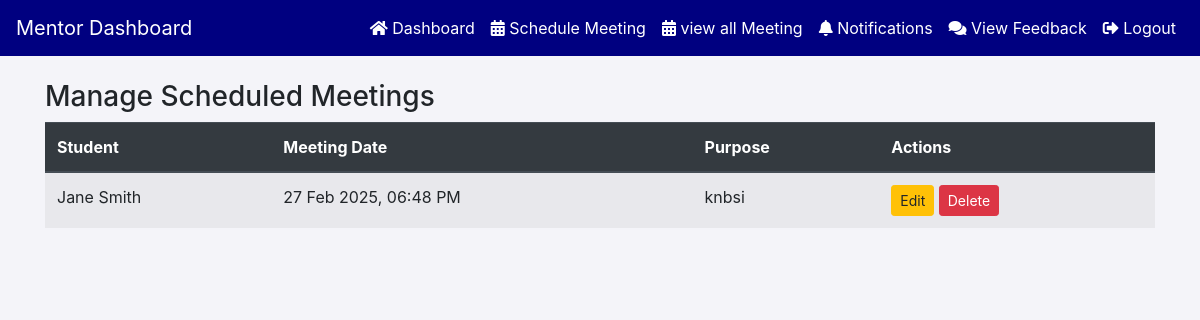
The app's page /view_meetings.php (signed in) with its own data.
### tables this page shows
CREATE TABLE `meetings` (
  `meeting_id` int(11) NOT NULL,
  `mentor_id` int(11) NOT NULL,
  `student_id` int(11) NOT NULL,
  `meeting_date` datetime NOT NULL,
  `meeting_purpose` text DEFAULT NULL,
  `notification_status` tinyint(1) DEFAULT 0
);

CREATE TABLE `students` (
  `student_id` int(11) NOT NULL,
  `user_id` int(11) NOT NULL,
  `name` varchar(100) NOT NULL,
  `date_of_birth` date DEFAULT NULL,
  `gender` enum('male','female','other') DEFAULT NULL,
  `course` varchar(100) DEFAULT NULL,
  `contact_number` varchar(15) DEFAULT NULL,
  `mentor_id` int(11) DEFAULT NULL,
  `academic_performance` text DEFAULT NULL,
  `last_submitted` timestamp NULL DEFAULT NULL
);

### view_meetings.php (the view, shortened to what this page needs)
<?php
require_once 'db_connection.php';
$mentor_user_id = $_SESSION['user_id'];
$mentor_stmt = $conn->prepare("SELECT mentor_id FROM mentors WHERE user_id = ?");
$mentor_stmt->bind_param("i", $mentor_user_id);
$mentor_stmt->execute();
$mentor_data = $mentor_stmt->get_result()->fetch_assoc();
$mentor_id = $mentor_data['mentor_id'];
$stmt = $conn->prepare("
    SELECT m.meeting_id, m.meeting_date, m.meeting_purpose, s.name AS student_name
    FROM meetings m
    JOIN students s ON m.student_id = s.student_id
    WHERE m.mentor_id = ?
    ORDER BY m.meeting_date ASC
");
$stmt->bind_param("i", $mentor_id);
$stmt->execute();
$meetings = $stmt->get_result();
?>
<!DOCTYPE html>
<html lang="en">
<head>
    <link rel="stylesheet" href="https://maxcdn.bootstrapcdn.com/bootstrap/4.5.2/css/bootstrap.min.css">
    <link rel="stylesheet" href="https://cdnjs.cloudflare.com/ajax/libs/font-awesome/5.15.4/css/all.min.css">
</head>
<body>
<nav class="navbar navbar-expand-lg navbar-dark">
    <a class="navbar-brand" href="#">Mentor Dashboard</a>
    <div class="collapse navbar-collapse" id="navbarNav">
        <ul class="navbar-nav ml-auto">
        <li class="nav-item">
                <a class="nav-link" href="mentor_dashboard.php"><i class="fas fa-home"></i> Dashboard</a>
            </li>
            <li class="nav-item active">
                <a class="nav-link" href="schedule_meeting.php"><i class="fas fa-calendar-alt"></i> Schedule Meeting</a>
            </li>
            <li class="nav-item active">
                <a class="nav-link" href="view_meetings.php"><i class="fas fa-calendar-alt"></i> view all Meeting</a>
            </li>
            <li class="nav-item">
                <a class="nav-link" href="manage_notifications.php"><i class="fas fa-bell"></i> Notifications</a>
            </li>
            <li class="nav-item">
                <a class="nav-link" href="view_feedbacks.php"><i class="fas fa-comments"></i> View Feedback</a>
            </li>
            <li class="nav-item">
                <a class="nav-link" href="logout.php"><i class="fas fa-sign-out-alt"></i> Logout</a>
            </li>
        </ul>
    </div>
</nav>
<div class="container mt-4">
    <h3>Manage Scheduled Meetings</h3>
    <table class="table table-striped">
        <thead class="thead-dark">
            <tr>
                <th>Student</th>
                <th>Meeting Date</th>
                <th>Purpose</th>
                <th>Actions</th>
            </tr>
        </thead>
        <tbody>
            <?php while ($meeting = $meetings->fetch_assoc()): ?>
                <tr>
                    <td><?php echo htmlspecialchars($meeting['student_name']); ?></td>
                    <td><?php echo date('d M Y, h:i A', strtotime($meeting['meeting_date'])); ?></td>
                    <td><?php echo htmlspecialchars($meeting['meeting_purpose']); ?></td>
                    <td>
                        <button class="btn btn-warning btn-sm" onclick="editMeeting(
                            <?php echo $meeting['meeting_id']; ?>,
                            '<?php echo $meeting['meeting_date']; ?>',
                            '<?php echo addslashes($meeting['meeting_purpose']); ?>'
                        )">Edit</button>
                        <form method="POST" action="" class="d-inline">
                            <button type="submit" name="delete_meeting" class="btn btn-danger btn-sm">Delete</button>
                        </form>
                    </td>
                </tr>
            <?php endwhile; ?>
        </tbody>
    </table>
</div>
</body>
</html>

### view_meetings.php (style rules this page uses)
body { background-color: #f4f4f9; }
.navbar { background-color: navy; }
.navbar-brand, .nav-link { color: white !important; }

### records on screen
meetings: student.name "Jane Smith", meeting_date "27 Feb 2025, 06:48 PM", meeting_purpose "knbsi"
